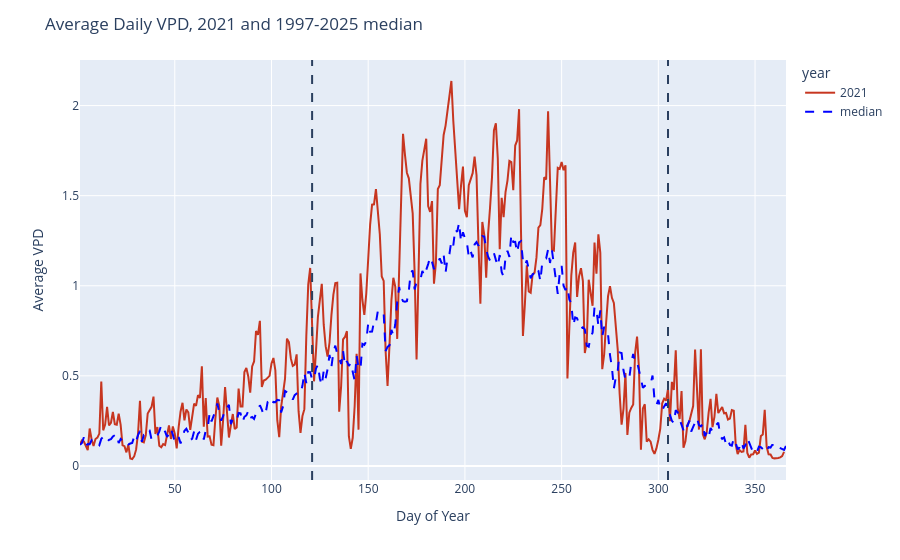

Notebook code cell kept with this figure:
### Code cell
median_avg_vpd_full = calculate_median_df(grouped_weather, "avg_val", list(range(1997, 2026)))

fig_2021 = create_annual_lineplot(grouped_weather, vpd_column='avg_val', year_list=[2021], highlight_year='2021')
fig_2021.add_scatter(
    x=median_avg_vpd_full['DOY'],
    y=median_avg_vpd_full['doy_median'],
    mode='lines',
    line=dict(color="blue", width=2, dash="dash"),
    name='median'
)
fig_2021.update_layout(title='Average Daily VPD, 2021 and 1997-2025 median', xaxis_title='Day of Year', yaxis_title='Average VPD')
fig_2021.show()

### Figure 1 — Plotly figure (JSON) as saved in the notebook; plotly's stock layout.template omitted (floating-point values rounded to 4 significant figures; data arrays with more than 128 entries replaced by an {"elided": "..."} marker saying what was removed)
{"data": [{"hovertemplate": "year=2021<br>DOY=%{x}<br>avg_val=%{y}<extra></extra>", "legendgroup": "2021", "line": {"color": "#c73620", "dash": "solid"}, "marker": {"symbol": "circle"}, "mode": "lines", "name": "2021", "orientation": "v", "showlegend": true, "type": "scatter", "x": {"elided": "365 int values"}, "xaxis": "x", "y": {"elided": "365 float values"}, "yaxis": "y"}, {"line": {"color": "blue", "dash": "dash", "width": 2}, "mode": "lines", "name": "median", "type": "scatter", "x": {"elided": "366 int values"}, "y": {"elided": "366 float values"}}], "layout": {"legend": {"title": {"text": "year"}, "tracegroupgap": 0}, "margin": {"t": 60}, "shapes": [{"line": {"dash": "dash"}, "type": "line", "x0": "121", "x1": "121", "xref": "x", "y0": 0, "y1": 1, "yref": "y domain"}, {"line": {"dash": "dash"}, "type": "line", "x0": "305", "x1": "305", "xref": "x", "y0": 0, "y1": 1, "yref": "y domain"}], "title": {"text": "Average Daily VPD, 2021 and 1997-2025 median"}, "xaxis": {"anchor": "y", "domain": [0, 1], "title": {"text": "Day of Year"}}, "yaxis": {"anchor": "x", "domain": [0, 1], "title": {"text": "Average VPD"}}}}
